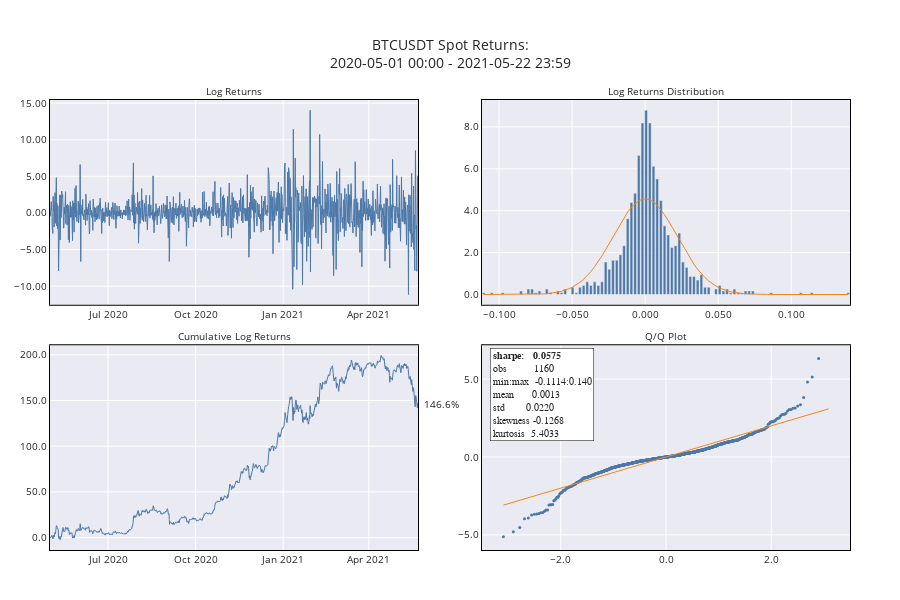

Write notebook code for a chart like this one.
### Code cell
fig = utils.make_returns_chart(df_spot, title="BTCUSDT Spot")
fig.show()

### Figure 1 — Plotly figure (JSON) as saved in the notebook; plotly's stock layout.template omitted (floating-point values rounded to 4 significant figures; data arrays with more than 128 entries replaced by an {"elided": "..."} marker saying what was removed)
{"data": [{"line": {"color": "#4C78A8", "width": 1}, "name": "return", "type": "scatter", "x": {"elided": "1161 str values"}, "xaxis": "x", "y": {"elided": "1161 float values"}, "yaxis": "y"}, {"line": {"color": "#4C78A8", "width": 1}, "name": "cum. return", "type": "scatter", "x": {"elided": "1161 str values"}, "xaxis": "x3", "y": {"elided": "1161 float values"}, "yaxis": "y3"}, {"marker": {"color": "#4C78A8"}, "name": "pct. of returns", "type": "bar", "x": [-0.1105, -0.1075, -0.105, -0.1025, -0.0999, -0.09755, -0.09505, -0.0925, -0.08995, -0.08745, -0.08495, -0.08245, -0.07995, -0.0774, -0.07485, -0.07235, -0.06985, -0.06735, -0.0648, -0.06225, -0.05975, -0.05725, -0.05475, -0.05225, -0.0497, -0.04715, -0.04465, -0.04215, -0.03965, -0.03715, -0.0346, -0.03205, -0.02955, -0.02705, -0.02455, -0.022, -0.01945, -0.01695, -0.01445, -0.01195, -0.00943, -0.0069, -0.00438, -0.001863, 0.000652, 0.00317, 0.00569, 0.008205, 0.01073, 0.01325, 0.01575, 0.01825, 0.0208, 0.02335, 0.02585, 0.02835, 0.03085, 0.03335, 0.0359, 0.03845, 0.04095, 0.04345, 0.04595, 0.04845, 0.051, 0.05355, 0.05605, 0.05855, 0.06105, 0.0636, 0.06615, 0.06865, 0.07115, 0.07365, 0.07615, 0.0787, 0.08125, 0.08375, 0.08625, 0.08875, 0.09125, 0.0938, 0.09635, 0.0988, 0.1015, 0.104, 0.1065, 0.109, 0.1115, 0.114, 0.1165, 0.119, 0.1215, 0.124, 0.1265, 0.129, 0.1315, 0.134, 0.1365, 0.139], "xaxis": "x2", "y": [0.08621, 0, 0.08621, 0, 0, 0.08621, 0, 0, 0, 0, 0.1724, 0, 0.2586, 0.2586, 0.08621, 0.1724, 0, 0.2586, 0.08621, 0, 0.1724, 0.08621, 0.2586, 0, 0.3448, 0.08621, 0.3448, 0.431, 0.6034, 0.431, 0.6034, 0.431, 0.6034, 1.552, 1.207, 1.638, 1.638, 1.897, 2.328, 3.621, 4.397, 4.828, 6.638, 8.19, 8.793, 8.19, 6.121, 5.517, 4.483, 3.276, 2.845, 2.241, 2.328, 2.931, 1.552, 1.293, 0.8621, 0.8621, 0.6897, 0.9483, 0.3448, 0.3448, 0, 0.2586, 0.431, 0.1724, 0.2586, 0.08621, 0.2586, 0.08621, 0.08621, 0.1724, 0.1724, 0.1724, 0, 0, 0, 0, 0.08621, 0, 0, 0, 0, 0, 0, 0, 0.08621, 0, 0, 0.08621, 0, 0, 0, 0, 0, 0, 0, 0, 0, 0.08621], "yaxis": "y2"}, {"line": {"color": "#F58518", "width": 1}, "name": "normal", "type": "scatter", "x": [-0.1105, -0.1075, -0.105, -0.1025, -0.0999, -0.09755, -0.09505, -0.0925, -0.08995, -0.08745, -0.08495, -0.08245, -0.07995, -0.0774, -0.07485, -0.07235, -0.06985, -0.06735, -0.0648, -0.06225, -0.05975, -0.05725, -0.05475, -0.05225, -0.0497, -0.04715, -0.04465, -0.04215, -0.03965, -0.03715, -0.0346, -0.03205, -0.02955, -0.02705, -0.02455, -0.022, -0.01945, -0.01695, -0.01445, -0.01195, -0.00943, -0.0069, -0.00438, -0.001863, 0.000652, 0.00317, 0.00569, 0.008205, 0.01073, 0.01325, 0.01575, 0.01825, 0.0208, 0.02335, 0.02585, 0.02835, 0.03085, 0.03335, 0.0359, 0.03845, 0.04095, 0.04345, 0.04595, 0.04845, 0.051, 0.05355, 0.05605, 0.05855, 0.06105, 0.0636, 0.06615, 0.06865, 0.07115, 0.07365, 0.07615, 0.0787, 0.08125, 0.08375, 0.08625, 0.08875, 0.09125, 0.0938, 0.09635, 0.0988, 0.1015, 0.104, 0.1065, 0.109, 0.1115, 0.114, 0.1165, 0.119, 0.1215, 0.124, 0.1265, 0.129, 0.1315, 0.134, 0.1365, 0.139], "xaxis": "x2", "y": [1.605e-05, 3.15e-05, 4.887e-05, 9.296e-05, 0.0001472, 0.0002452, 0.0004033, 0.0006673, 0.001069, 0.00169, 0.002638, 0.004064, 0.006182, 0.009433, 0.01397, 0.02044, 0.02951, 0.04206, 0.05997, 0.08325, 0.1141, 0.1543, 0.2061, 0.2717, 0.3573, 0.4588, 0.5816, 0.7277, 0.8989, 1.096, 1.329, 1.579, 1.851, 2.142, 2.448, 2.774, 3.087, 3.391, 3.678, 3.938, 4.165, 4.346, 4.475, 4.549, 4.563, 4.518, 4.415, 4.259, 4.053, 3.809, 3.535, 3.238, 2.915, 2.601, 2.291, 1.992, 1.71, 1.449, 1.203, 0.9926, 0.8086, 0.6503, 0.5163, 0.4046, 0.3098, 0.2365, 0.1782, 0.1326, 0.09735, 0.06965, 0.04982, 0.03518, 0.02452, 0.01687, 0.01146, 0.007561, 0.005002, 0.003267, 0.002107, 0.001341, 0.0008424, 0.0005125, 0.0003136, 0.0001934, 0.0001039, 6.796e-05, 3.54e-05, 2.268e-05, 1.146e-05, 7.19e-06, 3.521e-06, 2.164e-06, 1.027e-06, 6.188e-07, 2.847e-07, 1.68e-07, 7.494e-08, 4.331e-08, 1.873e-08, 1.06e-08], "yaxis": "y2"}, {"marker": {"color": "#4C78A8", "size": 3}, "mode": "markers", "name": "return norm.", "type": "scatter", "x": {"elided": "1161 float values"}, "xaxis": "x4", "y": {"elided": "1161 float values"}, "yaxis": "y4"}, {"line": {"color": "#F58518", "width": 1}, "name": "norm.", "type": "scatter", "x": {"elided": "1161 float values"}, "xaxis": "x4", "y": {"elided": "1161 float values"}, "yaxis": "y4"}], "layout": {"annotations": [{"font": {"size": 10}, "showarrow": false, "text": "Log Returns", "x": 0.23, "xanchor": "center", "xref": "paper", "y": 1, "yanchor": "bottom", "yref": "paper"}, {"font": {"size": 10}, "showarrow": false, "text": "Log Returns Distribution", "x": 0.77, "xanchor": "center", "xref": "paper", "y": 1, "yanchor": "bottom", "yref": "paper"}, {"font": {"size": 10}, "showarrow": false, "text": "Cumulative Log Returns", "x": 0.23, "xanchor": "center", "xref": "paper", "y": 0.455, "yanchor": "bottom", "yref": "paper"}, {"font": {"size": 10}, "showarrow": false, "text": "Q/Q Plot", "x": 0.77, "xanchor": "center", "xref": "paper", "y": 0.455, "yanchor": "bottom", "yref": "paper"}, {"align": "left", "font": {"size": 10}, "showarrow": false, "text": "146.6%", "x": 0.465, "xanchor": "left", "xref": "paper", "y": 146.6, "yref": "y3"}, {"align": "left", "bgcolor": "white", "bordercolor": "black", "borderpad": 2, "borderwidth": 0.5, "font": {"family": "Courier New, monospace", "size": 10}, "showarrow": false, "text": "<b>sharpe:   0.0575</b><br>obs         1160<br>min:max  -0.1114:0.140<br>mean      0.0013<br>std       0.0220<br>skewness -0.1268<br>kurtosis  5.4033", "x": 0.55, "xanchor": "left", "xref": "paper", "y": 0.45, "yanchor": "top", "yref": "paper"}], "font": {"size": 10}, "height": 600, "margin": {"b": 50, "l": 50, "r": 50, "t": 100}, "showlegend": false, "title": {"text": "BTCUSDT Spot Returns:<br>2020-05-01 00:00 - 2021-05-22 23:59"}, "xaxis": {"anchor": "y", "domain": [0, 0.46], "linecolor": "black", "linewidth": 1, "mirror": true, "showline": true}, "xaxis2": {"anchor": "y2", "domain": [0.54, 1], "linecolor": "black", "linewidth": 1, "mirror": true, "showline": true, "tickformat": "0.3f"}, "xaxis3": {"anchor": "y3", "domain": [0, 0.46], "linecolor": "black", "linewidth": 1, "mirror": true, "showline": true}, "xaxis4": {"anchor": "y4", "domain": [0.54, 1], "linecolor": "black", "linewidth": 1, "mirror": true, "showline": true, "tickformat": "0.1f"}, "yaxis": {"anchor": "x", "domain": [0.545, 1], "linecolor": "black", "linewidth": 1, "mirror": true, "showline": true, "tickformat": "0.2f"}, "yaxis2": {"anchor": "x2", "domain": [0.545, 1], "linecolor": "black", "linewidth": 1, "mirror": true, "showline": true, "tickformat": "0.1f"}, "yaxis3": {"anchor": "x3", "domain": [0, 0.455], "linecolor": "black", "linewidth": 1, "mirror": true, "showline": true, "tickformat": "0.1f"}, "yaxis4": {"anchor": "x4", "domain": [0, 0.455], "linecolor": "black", "linewidth": 1, "mirror": true, "showline": true, "tickformat": "0.1f"}}}
